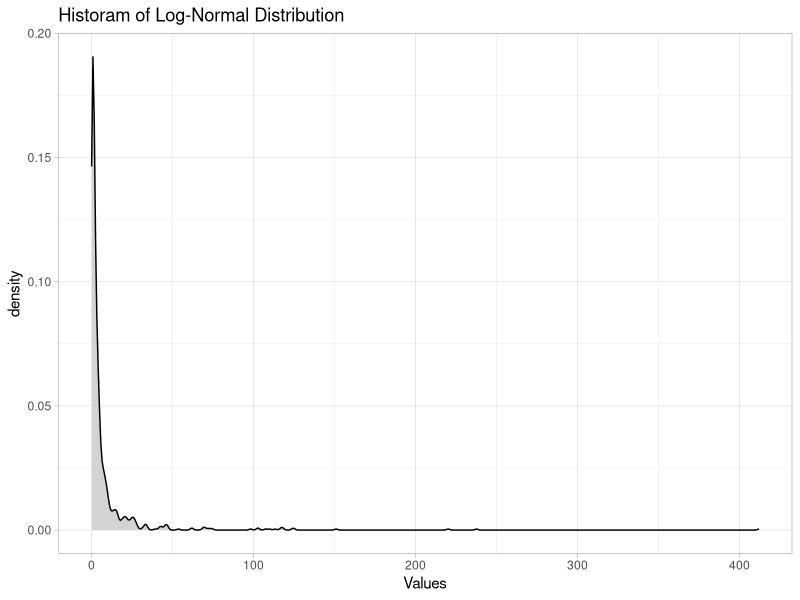

Write R code to recreate this figure. (Note: this script raises an error after producing the figure.)
#library 
library(ggplot2)

# Define the median/mean, min, and max values
median_val <- 2
min_val <- 1
max_val <- 9.3

# Estimate the log-scale parameters
mu <- log(median_val)
sigma <- (log(max_val) - log(min_val)) / (2 * qnorm(0.75))

# Generate lognormal distribution object
lognormal_dist <- function(n) rlnorm(n, meanlog = mu, sdlog = sigma)

# Set the desired number of samples
num_samples <- 1000

# Sample from the lognormal distribution
samples <- data.frame( values = lognormal_dist(num_samples))

# Print the sampled values
print(samples)

# Plot histogram of the sampled lognormal distribution
ggplot(data = samples, aes(x = values)) +
  geom_density(color = 'black', 
                 fill = 'lightgrey') +
  theme_light() +
  labs(title = "Historam of Log-Normal Distribution",
       x = "Values")

# Plot density curve of the sampled lognormal distribution
density_obj <- density(samples)
plot(density_obj, main = "Lognormal Distribution",
     xlab = "Value", ylab = "Density")
